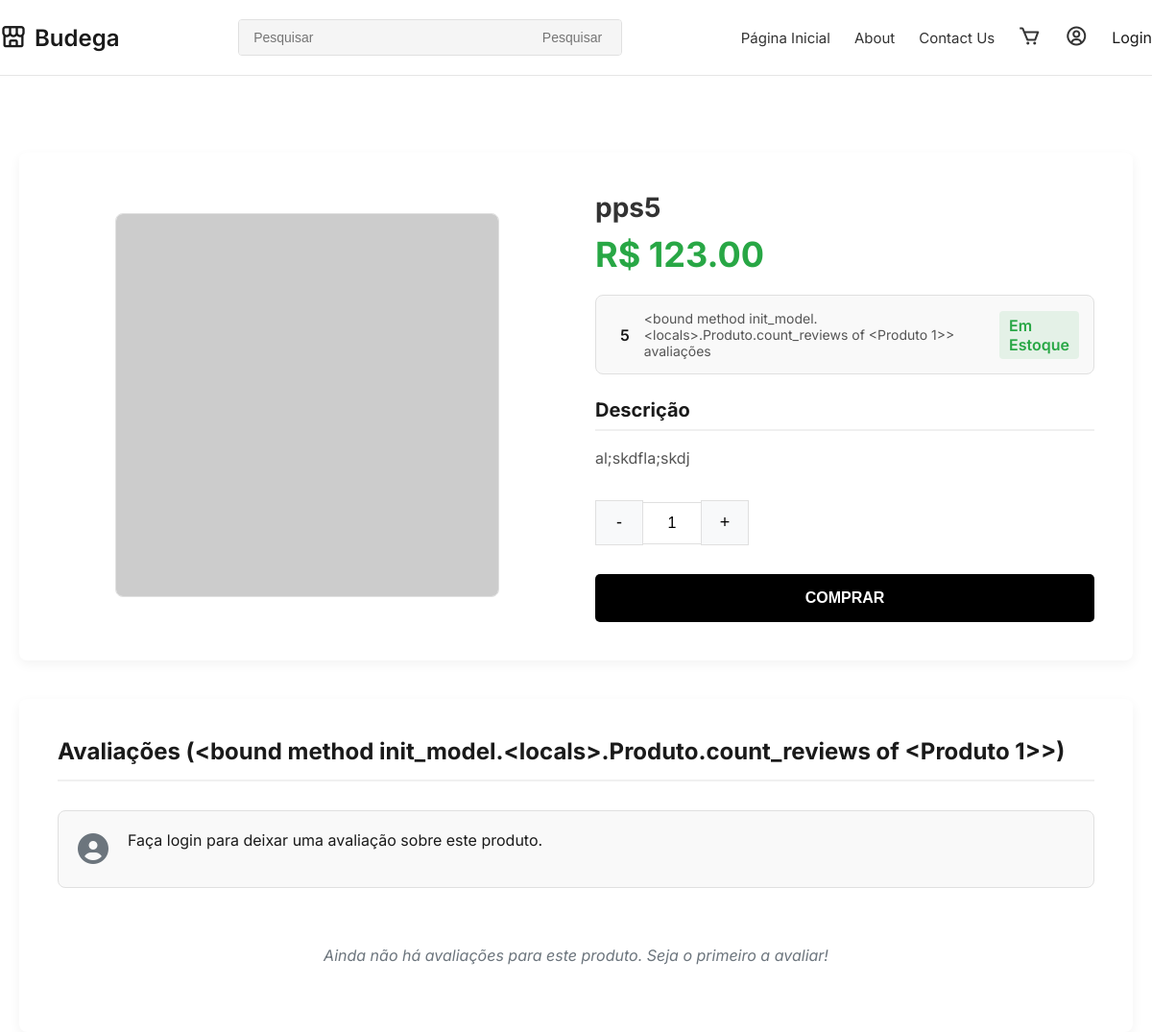
Screenshot of /produto/1/ with the database file from the repository.
### model/model.py (models this page shows, shortened)
    class Produto(db.Model):
        id = db.Column(db.Integer, primary_key=True)
        nome = db.Column(db.String(50), nullable=False)
        descricao = db.Column(db.Text)
        preco = db.Column(db.Numeric(10, 2), nullable=False)
        estoque = db.Column(db.Integer, default=0)
        imagem = db.Column(db.String(200), nullable=True)
        categorias = db.relationship('Categoria', secondary=produto_categoria,
                                    backref=db.backref('produtos', lazy='dynamic'))
        itens_pedido = db.relationship('ItemPedido', backref='produto', lazy=True)
        itens_carrinho = db.relationship('ItemCarrinho', backref='produto', lazy=True)
        reviews = db.relationship('Review', backref='produto', lazy=True)
        def star_rating(self):
            if not self.reviews:
                return 5
            return round(sum(review.nota for review in self.reviews) / len(self.reviews))

### views.py (the view)
@view.route('/produto/<int:id>/')
def product(id):
    produto = Produto.query.get_or_404(id)
    comentarios = Review.query.filter_by(produto_id=id).order_by(Review.data.desc()).all()
    return render_template('product.html', produto=produto, comentarios=comentarios)

### app.py (called while the page is built)
@app.context_processor
def inject_user():
    return dict(user=current_user)

### templates/product.html (shortened to what this page needs)
{% include 'header.html' %}
{% include 'navbar.html' %}
<main class="container">
    <section class="product-section">
        <div class="product-image">
            {% if produto.imagem and produto.imagem.url %}
            <img src="{{ produto.imagem.url }}" alt="{{ produto.nome }}">
            {% else %}
            <div style="width: 100%; text-align: center;">
                <img src="https://placehold.co/600x600/f0f0f0/png?text=Sem+Foto" alt="Produto sem foto"
                    style="max-height: 400px;">
            </div>
            {% endif %}
        </div>
        <div class="product-details">
            <h1 class="product-title">{{ produto.nome }}</h1>
            <div class="product-price">R$ {{ '%.2f'|format(produto.preco) }}</div>
            <div class="rating-stock">
                <div class="rating-container">
                    <span class="rating-value">{{ produto.star_rating() }}</span>
                    <a href="#reviews" class="reviews-count">
                        {{ produto.count_reviews }} avaliações
                    </a>
                </div>
                {% if produto.em_estoque %}
                <span class="stock-status in-stock">Em Estoque</span>
                {% else %}
                <span class="stock-status out-of-stock">Fora de Estoque</span>
                {% endif %}
            </div>
            <div class="product-description">
                <h3 class="section-title">Descrição</h3>
                <p>{{ produto.descricao|replace('\n','<br>')|safe }}</p>
            </div>
            <div class="quantity-selector">
                <button class="quantity-btn" id="decrease-btn">-</button>
                <input type="number" id="quantity-input" class="quantity-input" value="1" min="1" max="10">
                <button class="quantity-btn" id="increase-btn">+</button>
            </div>
            <a href="{{ url_for('view.adicionar_ao_carrinho', id=produto.id) }}" class="buy-link">
                <button class="buy-button" {% if not produto.em_estoque %}disabled{% endif %}>
                    {% if produto.em_estoque %}Comprar{% else %}Fora de Estoque{% endif %}
                </button>
            </a>
        </div>
    </section>
    <section id="reviews" class="reviews-section">
        <h2>Avaliações ({{ produto.count_reviews }})</h2>
        {% if current_user.is_authenticated %}
        <form action="{{ url_for('view.adicionar_comentario', id=produto.id) }}" method="post" class="review-form">
            <input type="hidden" name="csrf_token" value="{{ csrf_token() }}">
            <div class="user-avatar">
                <i class="fas fa-user-circle"></i>
            </div>
            <div class="review-content">
                <div class="review-header">
                    <span class="reviewer-name">{{ current_user.username }}</span>
                </div>
                <textarea name="texto" placeholder="Escreva aqui sua avaliação deste produto..." required></textarea>
                <div class="rating-control">
                    <label for="nota">Sua avaliação:</label>
                    <div class="star-rating-input">
                        {% for i in range(1,6) %}
                        <i class="fa-regular fa-star" data-rating="{{ i }}"></i>
                        {% endfor %}
                    </div>
                    <input type="hidden" name="nota" id="nota" value="5">
                </div>
                <button type="submit" class="publish-review-btn">Publicar Avaliação</button>
            </div>
        </form>
        {% else %}
        <div class="review-form">
            <div class="user-avatar">
                <i class="fas fa-user-circle"></i>
            </div>
            <div class="review-content">
                <p>Faça <a href="{{ url_for('view.login') }}">login</a> para deixar uma avaliação sobre este produto.</p>
            </div>
        </div>
        {% endif %}
        {% if comentarios %}
        {% for comentario in comentarios %}
        <div class="review-card">
            <div class="user-avatar">
                <i class="fas fa-user-circle"></i>
            </div>
            <div class="review-content">
                <div class="review-header">
                    <span class="reviewer-name">
                        {{ comentario.cliente.user.first_name|default(comentario.cliente.user.username) }}
                    </span>
                    <span class="review-rating">
                        {% for i in range(1,6) %}
                        {% if i <= comentario.nota %}
                        <i class="fas fa-star"></i>
                        {% else %}
                        <i class="fa-regular fa-star"></i>
                        {% endif %}
                        {% endfor %}
                    </span>
                    <span class="review-date">{{ comentario.data.strftime('%d/%m/%Y') }}</span>
                </div>
                <div class="review-text">
                    <p>{{ comentario.comentario|replace('\n','<br>')|safe }}</p>
                </div>
            </div>
        </div>
        {% endfor %}
        {% else %}
        <div class="no-reviews">
            <p>Ainda não há avaliações para este produto. Seja o primeiro a avaliar!</p>
        </div>
        {% endif %}
    </section>
</main>
</body>
</html>

### templates/header.html (style rules this page uses)
* { margin: 0; padding: 0; box-sizing: border-box; }
body { font-family: 'Inter', sans-serif; background-color: #ffffff; color: #1a1a1a; }
.container { max-width: 1300px; margin: 0 auto; padding: 0 20px; }
a { text-decoration: none; color: inherit; }
input[type=number] { -moz-appearance: textfield; }

### templates/product.html (style rules this page uses)
.product-section { display: flex; gap: 40px; margin-top: 40px; background-color: #fff; padding: 40px; border-radius: 8px; box-shadow: 0 4px 12px rgba(0, 0, 0, 0.05); }
.product-image { flex-basis: 50%; text-align: center; display: flex; justify-content: center; align-items: center; }
.product-image img { max-width: 100%; max-height: 500px; border-radius: 8px; border: 1px solid #e0e0e0; object-fit: contain; }
.product-details { flex-basis: 50%; }
.product-title { font-size: 28px; font-weight: 700; margin-bottom: 10px; color: #333; }
.product-price { font-size: 36px; font-weight: 700; color: #28a745; margin-bottom: 20px; }
.rating-stock { display: flex; justify-content: space-between; align-items: center; margin: 20px 0; padding: 15px; border: 1px solid #e0e0e0; border-radius: 8px; background-color: #f9f9f9; }
.rating-container { display: flex; align-items: center; }
.rating-value { font-weight: 600; margin-right: 15px; }
.reviews-count { font-size: 14px; color: #555; }
.stock-status { font-weight: 600; padding: 5px 10px; border-radius: 4px; }
.in-stock { color: #28a745; background-color: rgba(40, 167, 69, 0.1); }
.section-title { font-size: 20px; margin: 25px 0 15px; padding-bottom: 8px; border-bottom: 2px solid #f0f0f0; }
.product-description p { line-height: 1.7; color: #555; font-size: 16px; }
.quantity-selector { display: flex; align-items: center; margin: 30px 0; }
.quantity-btn { background-color: #f8f9fa; border: 1px solid #e0e0e0; padding: 12px 18px; cursor: pointer; font-size: 18px; transition: all 0.2s; width: 50px; text-align: center; }
.quantity-input { width: 60px; text-align: center; border: 1px solid #e0e0e0; border-left: none; border-right: none; padding: 12px 0; font-size: 16px; font-weight: 500; }
.buy-button { width: 100%; padding: 16px; background-color: #000; color: #fff; border: none; border-radius: 5px; font-size: 16px; font-weight: 700; cursor: pointer; text-align: center; text-transform: uppercase; transition: background-color 0.3s; }
.reviews-section { margin-top: 40px; background-color: #fff; padding: 40px; border-radius: 8px; box-shadow: 0 4px 12px rgba(0, 0, 0, 0.05); }
.reviews-section h2 { font-size: 24px; margin-bottom: 30px; padding-bottom: 15px; border-bottom: 2px solid #f0f0f0; }
.review-form, .review-card { display: flex; gap: 20px; margin-bottom: 30px; padding: 20px; border-radius: 8px; }
.review-form { background-color: #f9f9f9; border: 1px solid #e0e0e0; }
.user-avatar { font-size: 32px; color: #6c757d; }
.review-content { flex-grow: 1; }
.no-reviews { text-align: center; padding: 30px; color: #6c757d; font-style: italic; }

### rows the page displays
Produto: nome "pps5", preco "123.00", descricao "al;skdfla;skdj"

### other values shown
{{ produto.star_rating() }} "5"
{{ produto.count_reviews }} "<bound method init_model.<locals>.Produto.count_reviews of <Produto 1>>"
